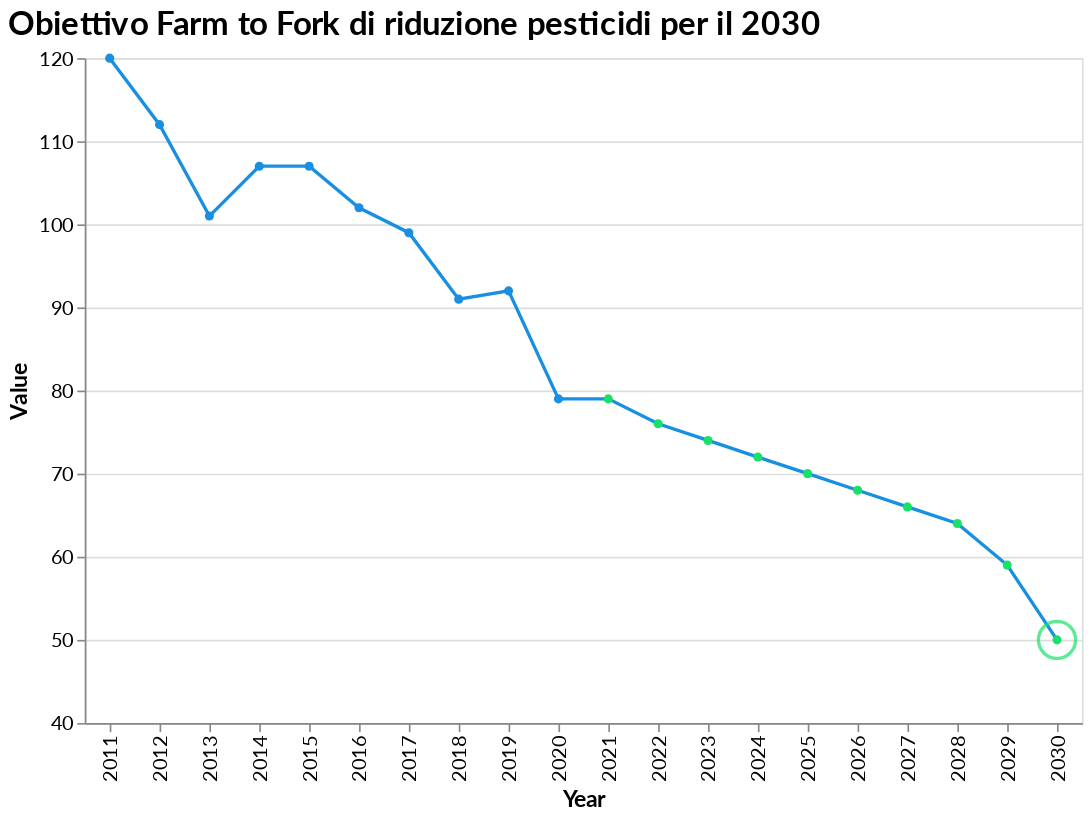

Notebook cell for this chart:
### Code cell
## OBIETTIVO FARM TO FORK ITALIANO PER RIDURRE I PESTICIDI 

data_farmfork = pd.DataFrame({
    'Year': [2011, 2012, 2013, 2014, 2015, 2016, 2017, 2018, 2019, 2020, 2021, 2022, 2023, 2024, 2025, 2026, 2027, 2028, 2029],
    'Value': [120, 112, 101, 107, 107, 102, 99, 91, 92, 79, 79, 76, 74, 72, 70, 68, 66, 64, 59]
})

future_data = pd.DataFrame({'Year': [2030], 'Value': [50]})
data_farmfork = pd.concat([data_farmfork, future_data], ignore_index=True)

chart = alt.Chart(data_farmfork).mark_line(point=True).encode(
    x='Year:O',
    y=alt.Y('Value:Q', scale=alt.Scale(domain=[40, 120])),
    color=alt.condition(
        alt.datum.Year >= 2021,
        alt.value('#18E169'), 
        alt.value('#188FE1')     
    )
).properties(
    title="Obiettivo Farm to Fork di riduzione pesticidi per il 2030",
    width=600,
    height=400
)

chart = chart + alt.Chart(future_data).mark_point(color='#18E169', size=500).encode(
    x='Year:O',
    y='Value'
)

chart

### Figure 1 — Vega-Lite specification as saved in the notebook (floating-point values rounded to 4 significant figures)
{"config": {"background": "transparent", "title": {"font": "Lato", "fontSize": 20, "anchor": "start", "color": "black"}, "axis": {"labelFont": "Lato", "titleFont": "Lato", "labelFontSize": 12, "titleFontSize": 14}}, "layer": [{"data": {"name": "data-925f2a43ccafca2a3019bbacffb5703b"}, "mark": {"type": "line", "point": true}, "encoding": {"color": {"condition": {"test": "(datum.Year >= 2021)", "value": "#18E169"}, "value": "#188FE1"}, "x": {"field": "Year", "type": "ordinal"}, "y": {"field": "Value", "scale": {"domain": [40, 120]}, "type": "quantitative"}}, "title": "Obiettivo Farm to Fork di riduzione pesticidi per il 2030"}, {"data": {"name": "data-930b2a336c698bad3ed881230e2fa3a6"}, "mark": {"type": "point", "color": "#18E169", "size": 500}, "encoding": {"x": {"field": "Year", "type": "ordinal"}, "y": {"field": "Value", "type": "quantitative"}}}], "height": 400, "width": 600, "$schema": "https://vega.github.io/schema/vega-lite/v5.17.0.json", "datasets": {"data-925f2a43ccafca2a3019bbacffb5703b": [{"Year": 2011, "Value": 120}, {"Year": 2012, "Value": 112}, {"Year": 2013, "Value": 101}, {"Year": 2014, "Value": 107}, {"Year": 2015, "Value": 107}, {"Year": 2016, "Value": 102}, {"Year": 2017, "Value": 99}, {"Year": 2018, "Value": 91}, {"Year": 2019, "Value": 92}, {"Year": 2020, "Value": 79}, {"Year": 2021, "Value": 79}, {"Year": 2022, "Value": 76}, {"Year": 2023, "Value": 74}, {"Year": 2024, "Value": 72}, {"Year": 2025, "Value": 70}, {"Year": 2026, "Value": 68}, {"Year": 2027, "Value": 66}, {"Year": 2028, "Value": 64}, {"Year": 2029, "Value": 59}, {"Year": 2030, "Value": 50}], "data-930b2a336c698bad3ed881230e2fa3a6": [{"Year": 2030, "Value": 50}]}}
